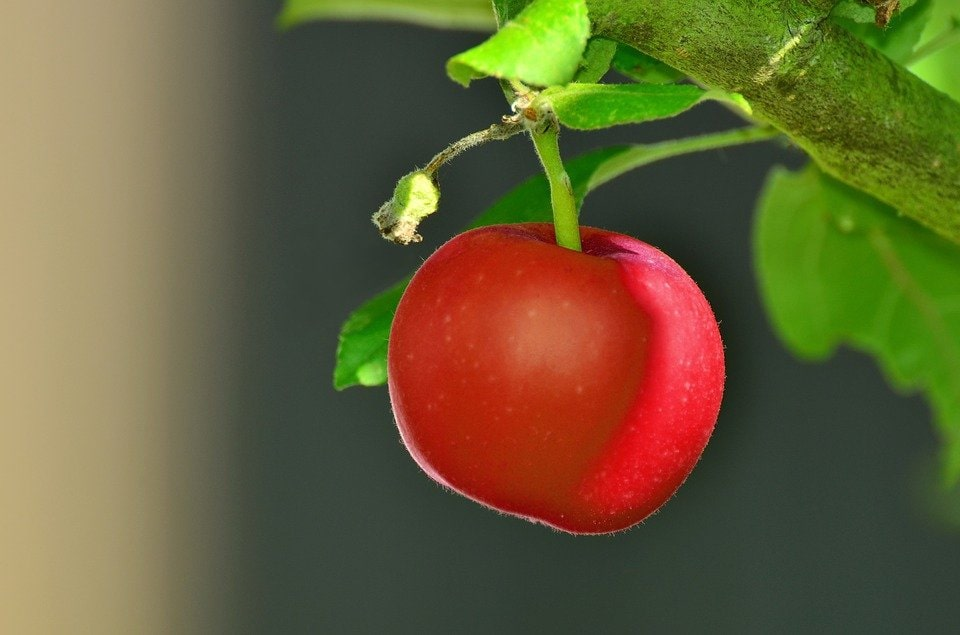
#> input picture apple_exercise/img/manzana.jpg, 960 x 635 px, found by its file name
$ jupyter execute apple.ipynb
#> lines starting #> are read from the running program, lines starting #| are printed output that depends on the picture; after the words box and inside, x2 and y2 are one past the last pixel; in counts of white or black regions, pixels touching at a corner belong together
[cell 1]
# Instalamos lo necesario
# !pip install matplotlib scikit-image opencv-python numpy

[cell 2]
import matplotlib.pyplot as plt
from skimage import io
import numpy as np
import cv2

[cell 3]
# Cargamos la imagen
manzana = io.imread('img/manzana.jpg')
#> manzana is the input picture: shape (635, 960, 3); mean R, G, B 103, 95.7, 56.6

# Obtenemos las capas RGB de la imagen
ImR = manzana[:,:,0]
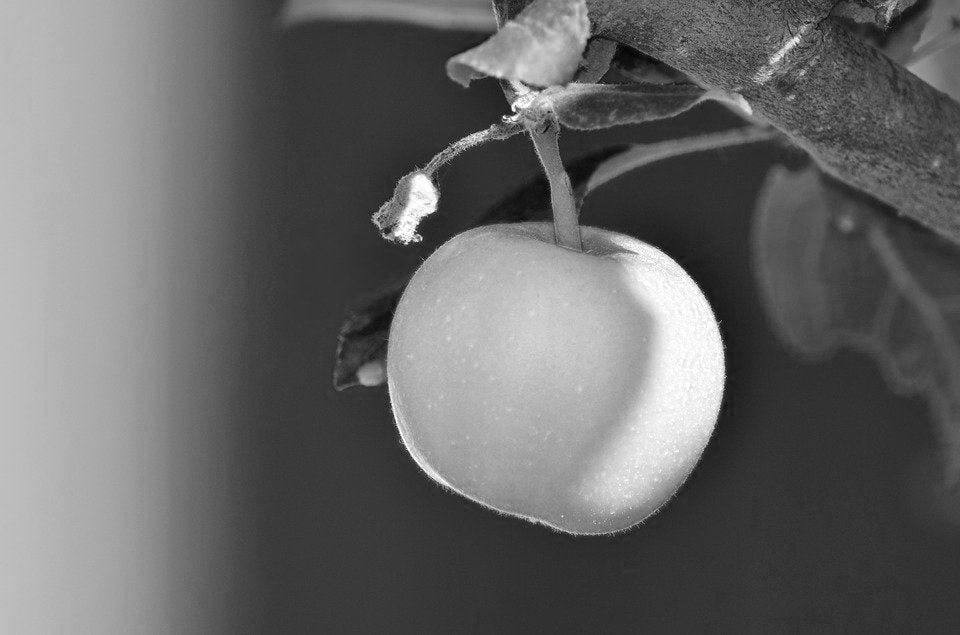
#> ImR: shape (635, 960); min 0, max 255, mean 103
ImG = manzana[:,:,1]
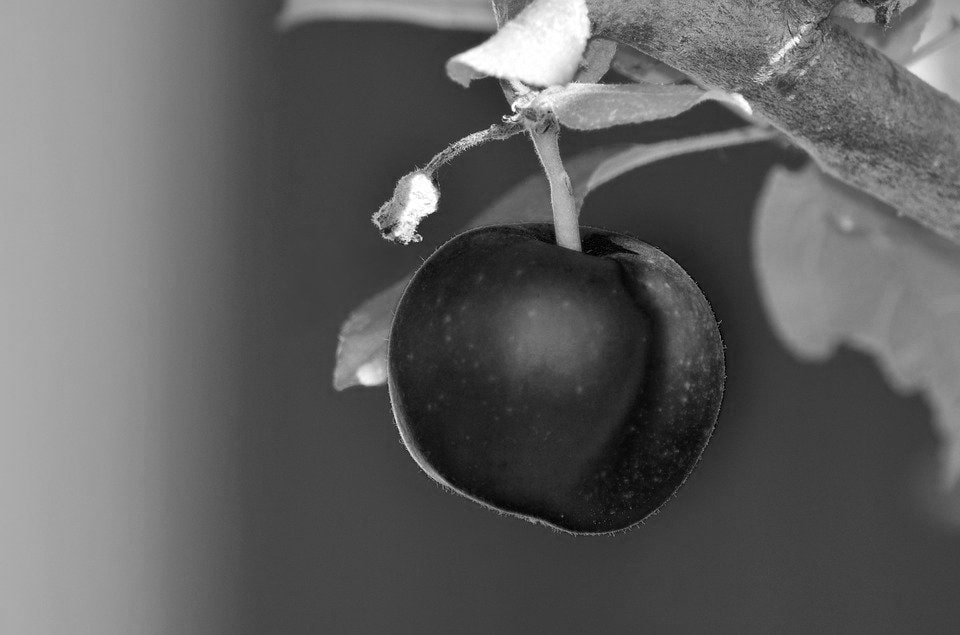
#> ImG: shape (635, 960); min 0, max 255, mean 95.7
ImB = manzana[:,:,2]
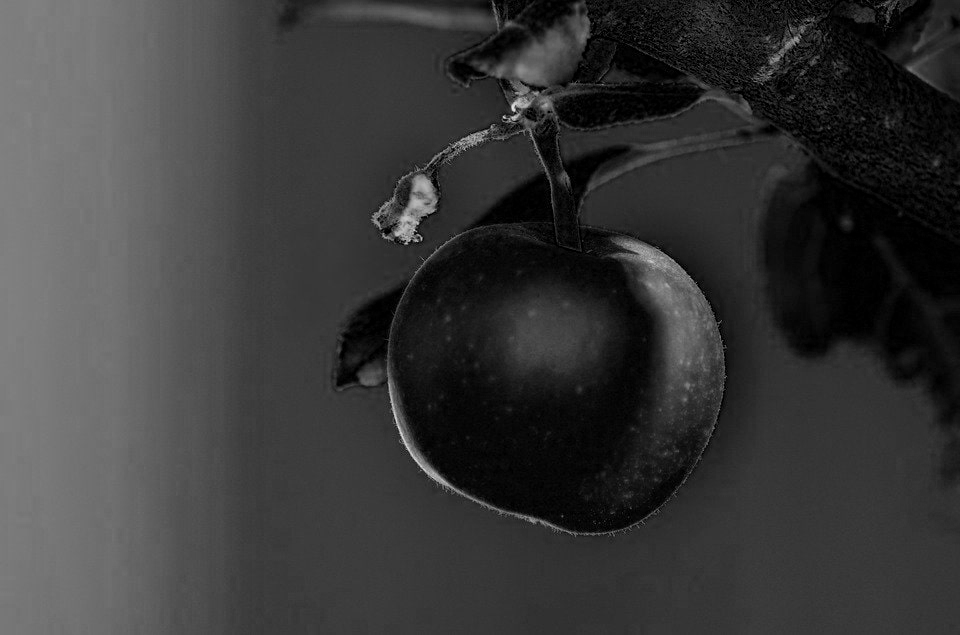
#> ImB: shape (635, 960); min 0, max 230, mean 56.6

# Graficamos el histograma y la imagen de la capa R
counts, bin_edges = np.histogram(ImR, bins=100)
#> counts = 100 values, max 52789 at index 20, min 4 at index 0, mean 6096; bin_edges = 101 values from 0 to 255
fig, axs = plt.subplots(1, 2, figsize=(8, 3))
axs[0].hist(bin_edges[:-1], weights=counts)
axs[0].set_title('Histograma de la capa R')
axs[1].imshow(ImR, cmap='gray')
axs[1].set_title('Imagen de la capa R')
plt.show()
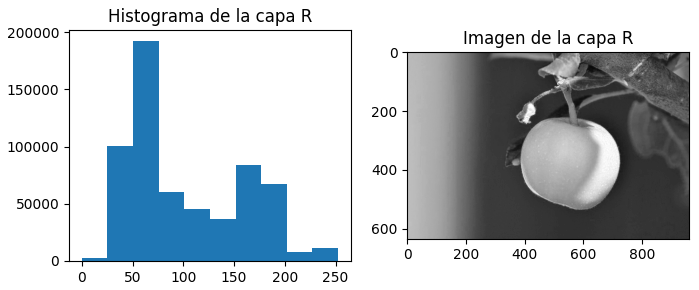
#> figure drawn by matplotlib, 2 panels; panel 1: tallest bar 192320 high, from x = 50.49 to 75.73

[cell 4]
# Binarizamos las imágenes
imBinarizada = ImR > 150
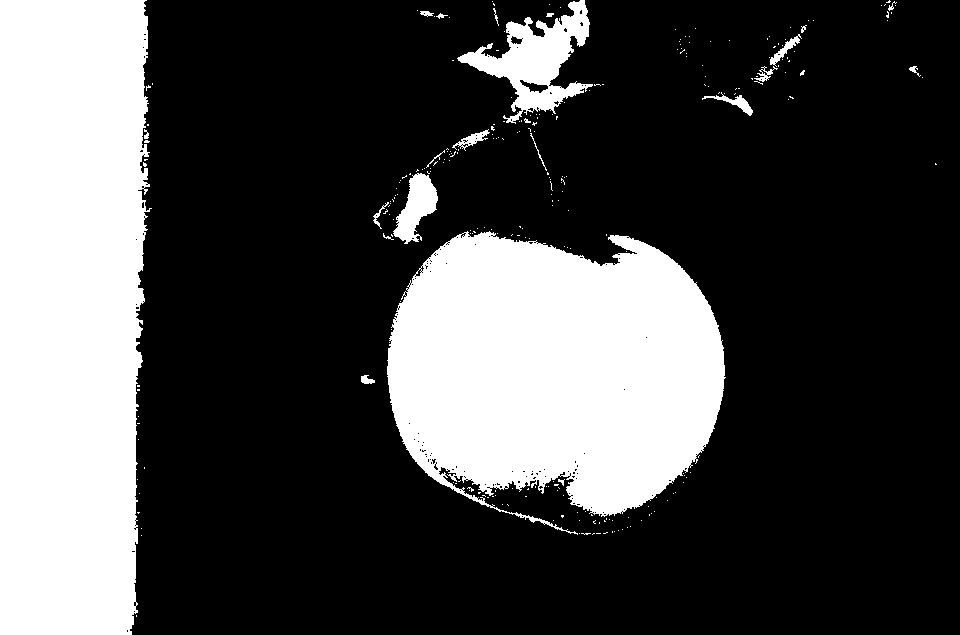
#> imBinarizada: shape (635, 960) bool; 28.6% white; 266 white regions (243 under 20 px), largest, box (x1, y1, x2, y2) and area: (0, 0, 152, 635) 89242, (387, 231, 726, 535) 74872, (457, 0, 593, 124) 6340
imBinarizada2 = ImG < 110
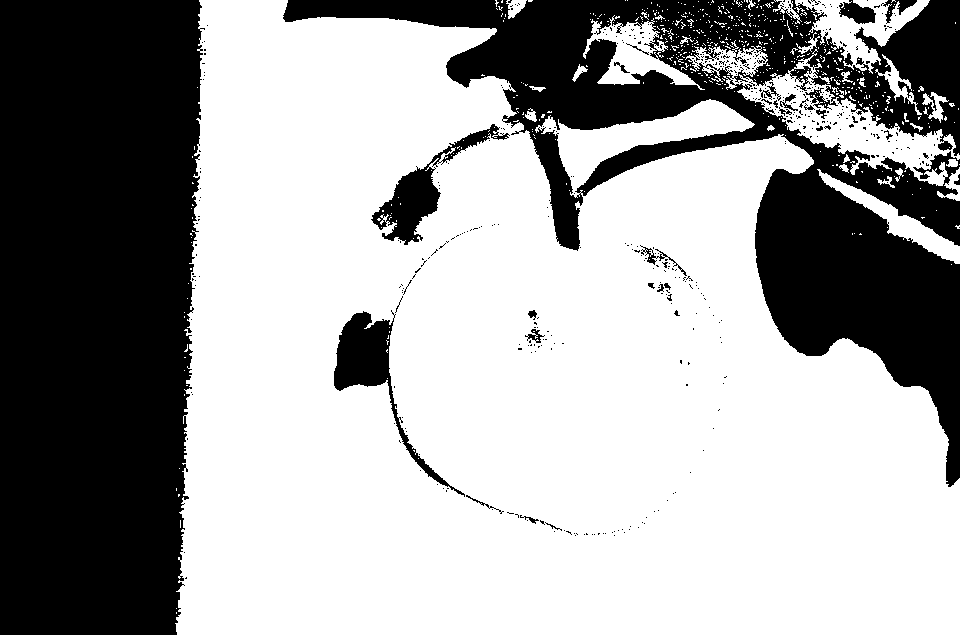
#> imBinarizada2: shape (635, 960) bool; 63.6% white; 479 black regions (451 under 20 px), largest, box (x1, y1, x2, y2) and area: (0, 0, 205, 635) 120954, (283, 0, 960, 487) 89827, (334, 310, 465, 497) 4159

[cell 5]
# Graficamos las imágenes
fig, axs = plt.subplots(1,2, figsize=(6,3))
axs[0].imshow(imBinarizada, cmap='gray')
axs[0].set_title('ImR > 150')
axs[1].imshow(imBinarizada2, cmap='gray')
axs[1].set_title('ImG < 110')
plt.show()

[cell 6]
# Creamos la imagen resultante de la operación lógica AND
# imBinarizada3 = imBinarizada * imBinarizada2

# Otra forma:
imBinarizada3 = np.logical_and(imBinarizada, imBinarizada2)
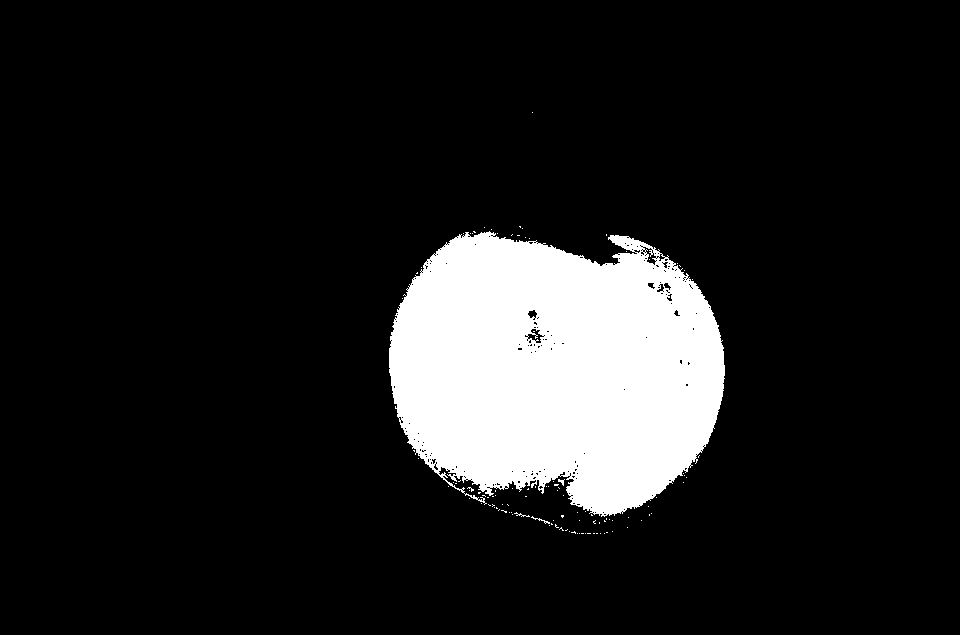
#> imBinarizada3: shape (635, 960) bool; 12% white; 109 white regions (105 under 20 px), largest, box (x1, y1, x2, y2) and area: (389, 231, 725, 517) 73128, (531, 516, 550, 524) 32, (514, 512, 530, 517) 24, (558, 479, 565, 486) 23

# Graficamos la imagen resultante
plt.figure(figsize=(3,2))
plt.imshow(imBinarizada3, cmap='gray')
plt.title('ImR > 150 AND ImG <110')
plt.show()
